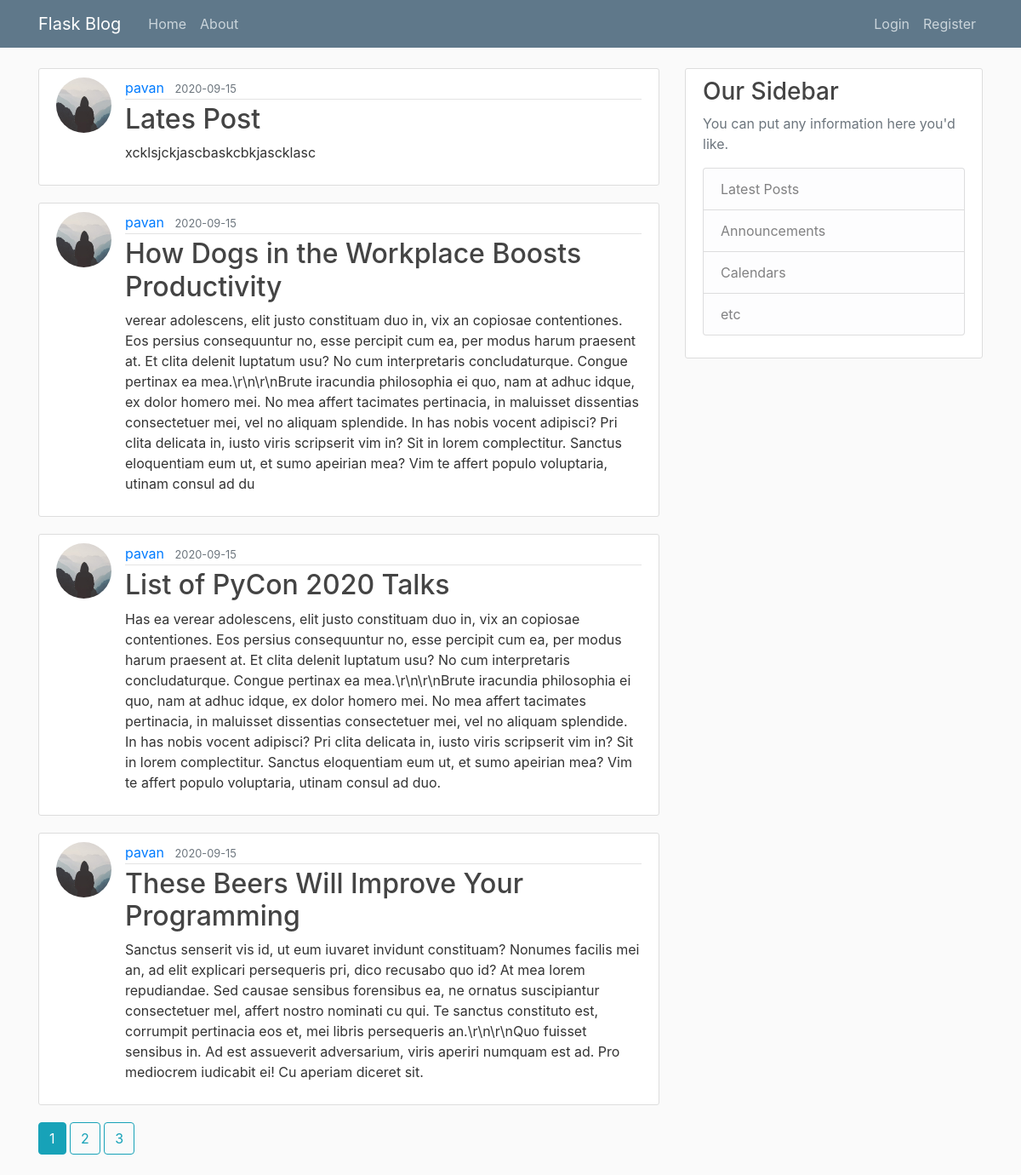
Page /home on the earlier database version.
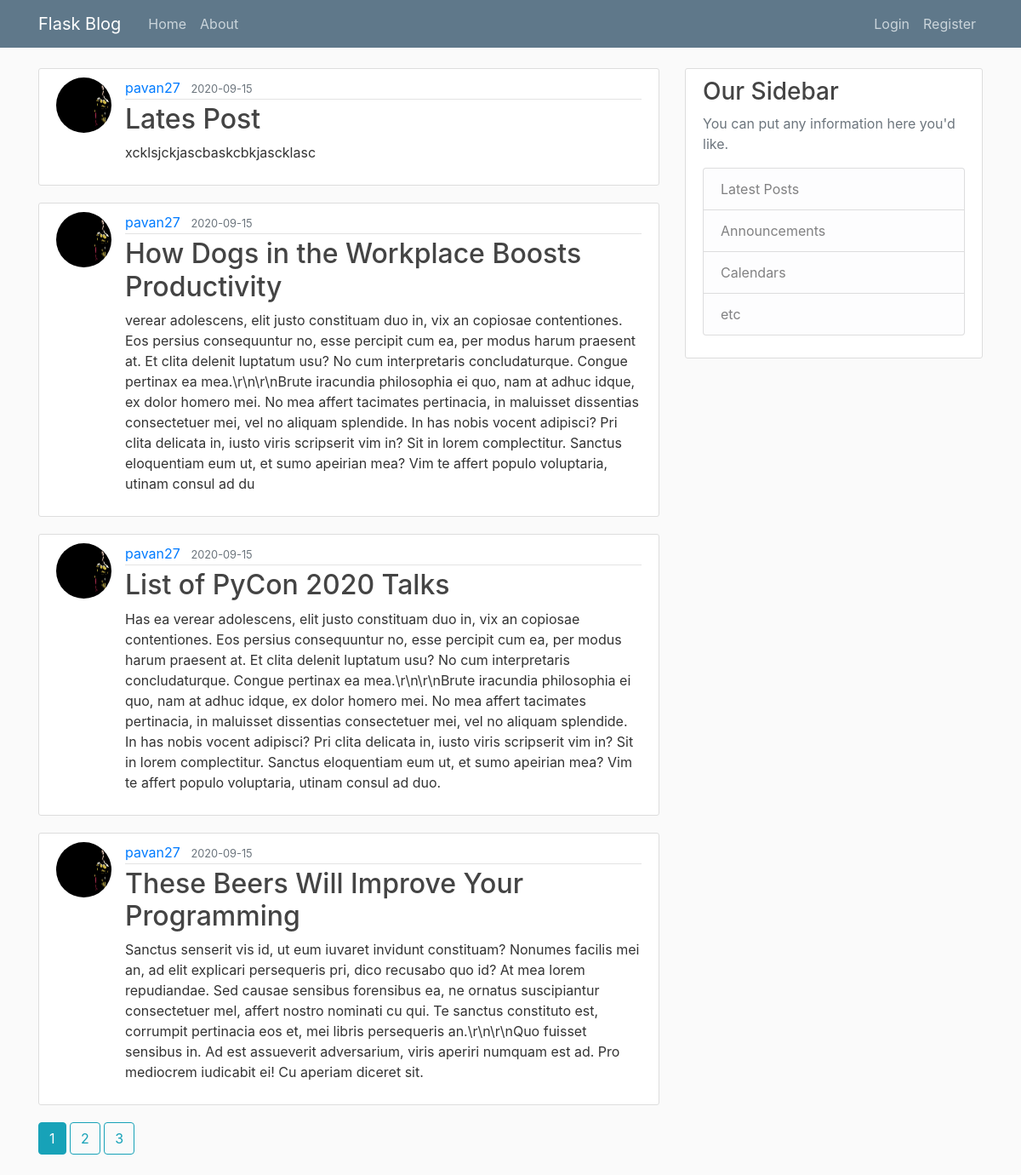
Same page on the later database version.
### flaskblog/models.py (models this page shows, shortened)
class Post(db.Model):
    id = db.Column(db.Integer, primary_key=True)
    title = db.Column(db.String(100), nullable=False)
    date_posted = db.Column(
        db.DateTime, nullable=False, default=datetime.utcnow)
    content = db.Column(db.Text, nullable=False)
    user_id = db.Column(db.Integer, db.ForeignKey('user.id'), nullable=False)

class User(db.Model,UserMixin):
    id = db.Column(db.Integer, primary_key=True)
    username = db.Column(db.String(20), unique=True, nullable=False)
    email = db.Column(db.String(120), unique=True, nullable=False)
    image_file = db.Column(db.String(20), nullable=False,
                           default="default.jpg")
    password = db.Column(db.String(60), nullable=False)
    posts = db.relationship('Post', backref="author", lazy="dynamic")

### flaskblog/main/routes.py (the view)
@main.route("/")
@main.route("/home")
def home():
    page = request.args.get('page',1,type=int)
    posts = Post.query.order_by(Post.date_posted.desc()).paginate(page=page,per_page=4)
    return render_template('home.html', posts=posts)

### flaskblog/templates/home.html
{% extends "layout.html" %}
{% block content %}
 {% for post in posts.items %}
<article class="media content-section">
  <img  class="rounded-circle article-img" src="{{url_for('static',filename='profile_pics/'+ post.author.image_file)}}" alt="">
  <div class="media-body">
    <div class="article-metadata">
      <a class="mr-2" href="{{url_for('users.user_posts',username=post.author.username)}}">{{ post.author.username }}</a>
      <small class="text-muted">{{ post.date_posted.strftime('%Y-%m-%d') }}</small>
    </div>
    <h2><a class="article-title" href="{{ url_for('posts.post', post_id=post.id) }}">{{ post.title }}</a></h2>
    <p class="article-content">{{ post.content }}</p>
  </div>
</article>
{% endfor %}
{% for page_num in posts.iter_pages(left_edge=1,right_edge=1,left_current=1,right_current=2) %}
  {% if page_num %}
      {% if posts.page == page_num %}
      <a class="btn btn-info mb-4" href="{{ url_for('main.home',page=page_num) }}">{{page_num}}</a>
      {% else %}
      <a class="btn btn-outline-info mb-4" href="{{ url_for('main.home',page=page_num) }}">{{page_num}}</a>
      {% endif %}
  {% else %}
    ...
  {% endif %}
{% endfor %}
{% endblock content%}

### flaskblog/templates/layout.html (shortened to what this page needs)
<!DOCTYPE html>
<html lang="en">
  <head>
    <link rel="stylesheet" href="https://maxcdn.bootstrapcdn.com/bootstrap/4.0.0/css/bootstrap.min.css">
    <link rel="stylesheet" type="text/css" href="{{ url_for('static',filename='main.css') }}">
  </head>
  <body>
    <header class="site-header">
      <nav class="navbar navbar-expand-md navbar-dark bg-steel fixed-top">
        <div class="container">
          <a class="navbar-brand mr-4" href="/">Flask Blog</a>
          <div class="collapse navbar-collapse" id="navbarToggle">
            <div class="navbar-nav mr-auto">
              <a class="nav-item nav-link" href="{{url_for("main.home")}}">Home</a>
              <a class="nav-item nav-link" href="{{url_for("main.about")}}">About</a>
            </div>
            <div class="navbar-nav">
              {% if current_user.is_authenticated %}
              <a class="nav-item nav-link" href="{{url_for("posts.new_post")}}">New Post</a>
              <a class="nav-item nav-link" href="{{url_for("users.account")}}">Account</a>
              <a class="nav-item nav-link" href="{{url_for("users.logout")}}">Logout</a>
              {% else %}
              <a class="nav-item nav-link" href="{{url_for("users.login")}}">Login</a>
              <a class="nav-item nav-link" href="{{url_for("users.register")}}">Register</a>
              {% endif %}
            </div>
          </div>
        </div>
      </nav>
    </header>
    <main role="main" class="container">
        <div class="row">
          <div class="col-md-8">
            {% block content %}{% endblock %}
          </div>
          <div class="col-md-4">
            <div class="content-section">
              <h3>Our Sidebar</h3>
              <p class='text-muted'>You can put any information here you'd like.
                <ul class="list-group">
                  <li class="list-group-item list-group-item-light">Latest Posts</li>
                  <li class="list-group-item list-group-item-light">Announcements</li>
                  <li class="list-group-item list-group-item-light">Calendars</li>
                  <li class="list-group-item list-group-item-light">etc</li>
                </ul>
              </p>
            </div>
          </div>
        </div>
      </main>
  </body>
</html>

### flaskblog/static/main.css (style rules this page uses)
body { background: #fafafa; color: #333333; margin-top: 5rem; }
h1, h2, h3, h4, h5, h6 { color: #444444; }
.bg-steel { background-color: #5f788a; }
.site-header .navbar-nav .nav-link { color: #cbd5db; }
.content-section { background: #ffffff; padding: 10px 20px; border: 1px solid #dddddd; border-radius: 3px; margin-bottom: 20px; }
.article-title { color: #444444; }
.article-content { white-space: pre-line; }
.article-img { height: 65px; width: 65px; margin-right: 16px; }
.article-metadata { padding-bottom: 1px; margin-bottom: 4px; border-bottom: 1px solid #e3e3e3; }

Differences in the rows shown:
changed through a linked row, Post "Lates Post": image_file: picture added in place of a placeholder; author.username "pavan" → "pavan27"
changed through a linked row, Post "How Dogs in the Workplace Boosts Productivity": image_file: picture added in place of a placeholder; author.username "pavan" → "pavan27"
changed through a linked row, Post "List of PyCon 2020 Talks": image_file: picture added in place of a placeholder; author.username "pavan" → "pavan27"
changed through a linked row, Post "These Beers Will Improve Your Programming": image_file: picture added in place of a placeholder; author.username "pavan" → "pavan27"
